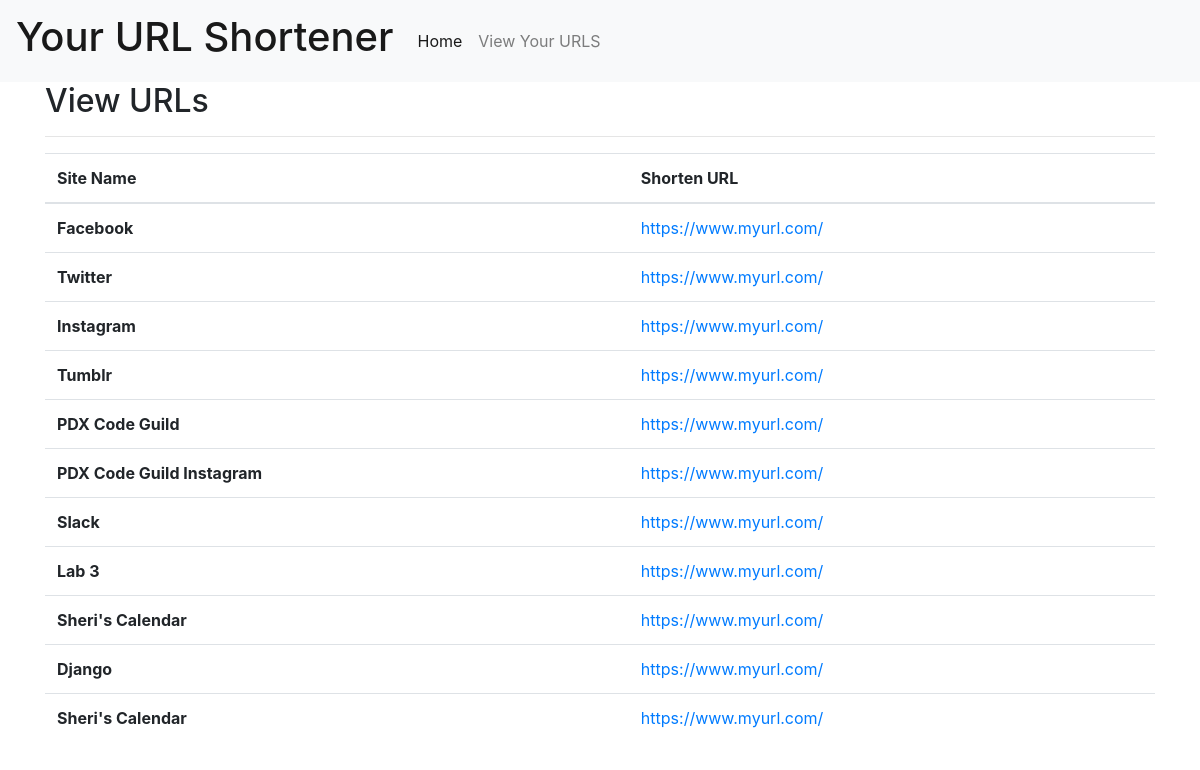
The page /viewurls on the database as committed earlier.
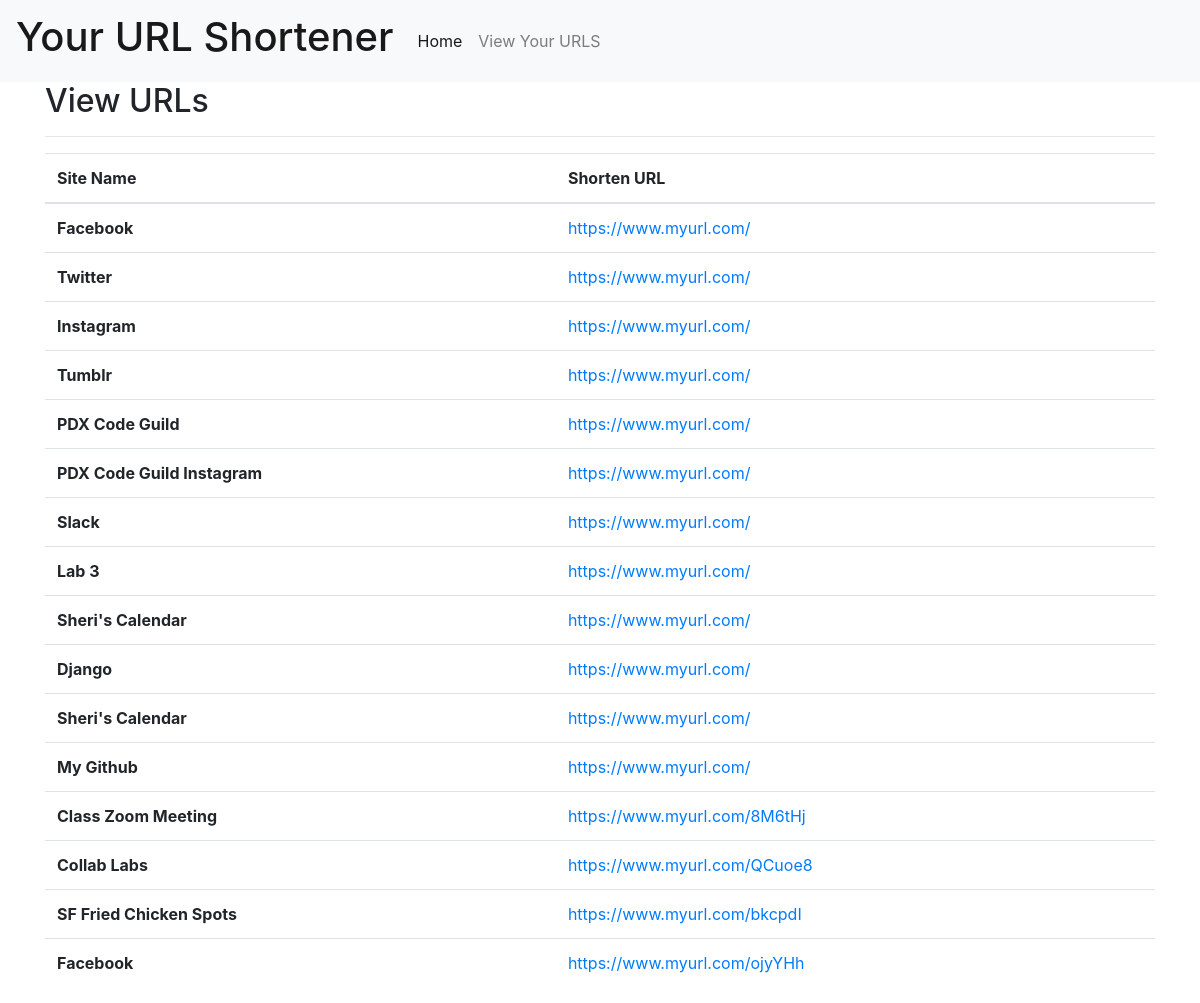
The same page on the database as committed later.
### URL_app/models.py (models this page shows, shortened)
class UrlForm(models.Model):
    site_name = models.CharField(max_length = 200, blank=True)
    code = models.CharField(max_length = 10, blank=True)
    url_link = models.CharField(max_length = 500, blank=False)

### URL_app/views.py (the view)
# urls.py: path('viewurls', views.view_url, name= "view_url"),
def view_url(request):
    list_urls = UrlForm.objects.all()
    context = {
        'views':list_urls,
    }
    return render(request,"view_urls.html", context=context)

### templates/view_urls.html
{% extends 'base.html' %}
{% block content %}
<div class = "container">
    <div class="POST">
        <h2> View URLs </h2>
        <hr>
        <table class="table table-hover">
            <thead>
                <tr>
                    <th scope="col">Site Name</th>
                    <th scope="col">Shorten URL</th>
                </tr>
            </thead>
            <tbody>
                {% for view in views %}
                    <tr>
                        <th scope="row">{{ view.site_name }} </th>
                        <td><a href= "{{ view.url_link }}"> https://www.myurl.com/{{ view.code }} </a></td>
                    </tr>
                {% endfor %}
            </tbody>
        </table>
    </div>
</div>
{% endblock %}

### templates/base.html (shortened to what this page needs)
{% load static %}
<!DOCTYPE html>
<html lang="en">
<head>
    <link rel="stylesheet" href="https://stackpath.bootstrapcdn.com/bootstrap/4.4.1/css/bootstrap.min.css">
    <link rel="stylesheet" href="{% static '/Users/lynn/Desktop/evening_class/django/lab3/static/css/style.css'%}">
</head>
<body>
    <nav class="navbar navbar-expand-lg navbar-light bg-light">
        <a class="navbar-brand" href="{% url 'home' %}"><h1>Your URL Shortener</h1></a>
        <div class="collapse navbar-collapse" id="navbarNav">
          <ul class="navbar-nav">
            <li class="nav-item active">
              <a class="nav-link" href="{% url 'home' %}">Home <span class="sr-only">(current)</span></a>
            </li>
            <li class="nav-item">
              <a class="nav-link" href="{% url 'view_url' %}">View Your URLS </a>
            </li>
          </ul>
        </div>
      </nav>
    {% block content %}
    {% endblock %}
</body>
</html>

Rows that differ between the two databases and show on the page:
added UrlForm: site_name "My Github"
added UrlForm: site_name "Class Zoom Meeting", code "8M6tHj"
added UrlForm: site_name "Collab Labs", code "QCuoe8"
added UrlForm: site_name "SF Fried Chicken Spots", code "bkcpdI"
added UrlForm: site_name "Facebook", code "ojyYHh"
